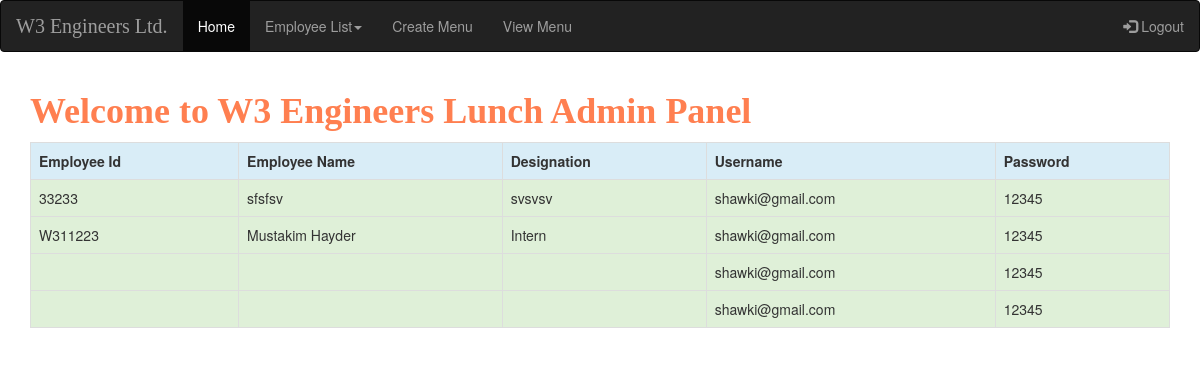
Page /employee_list.php on the earlier database version.
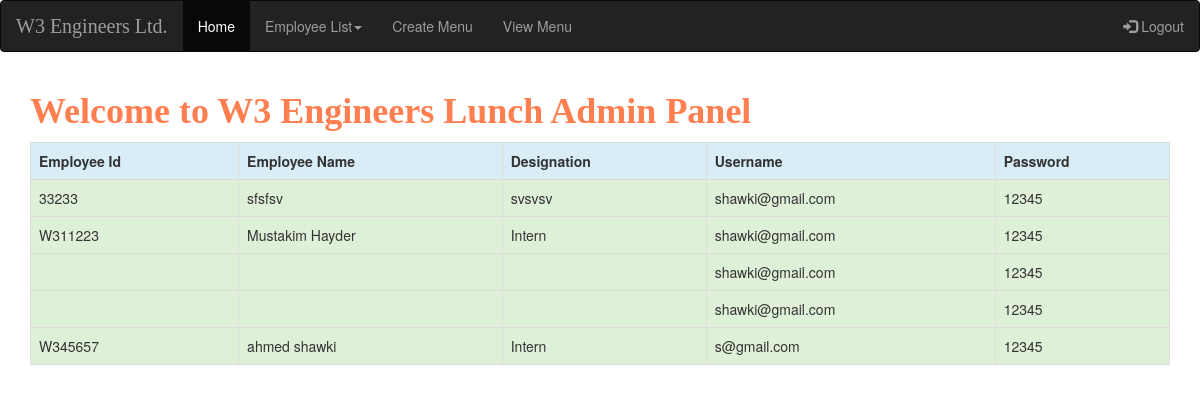
Same page on the later database version.
### tables this page shows
CREATE TABLE `user` (
  `serial_no` int(11) NOT NULL,
  `employee_id` varchar(100) NOT NULL,
  `employee_name` varchar(100) NOT NULL,
  `employee_designation` varchar(100) NOT NULL,
  `username` varchar(100) NOT NULL,
  `password` varchar(100) NOT NULL
);

### employee_list.php (the view, shortened to what this page needs)
<?php
$connect=mysqli_connect("localhost","root","","w3_lunch");
$query="select * from user";
$result=mysqli_query($connect,$query);
?>
<!DOCTYPE html>
<html lang="en">
<head>
    <link rel="stylesheet" href="https://maxcdn.bootstrapcdn.com/bootstrap/3.3.7/css/bootstrap.min.css">
    <link rel="stylesheet" type="text/css" href="css/home.css">
</head>
<body>
<nav class="navbar navbar-inverse">
    <div class="container-fluid">
        <div class="navbar-header">
            <a class="navbar-brand w3_engineers" href="index.php">W3 Engineers Ltd.</a>
        </div>
        <ul class="nav navbar-nav">
            <li class="active"><a href="login_dashboard.php">Home</a></li>
            <li class="dropdown"><a class="dropdown-toggle" data-toggle="dropdown" href="#">Employee List<span class="caret"></span></a>
            </li>
            <li><a href="#">Create Menu</a></li>
            <li><a href="view_menu.php"> View Menu</a> </li>
        </ul>
        <ul class="nav navbar-nav navbar-right">
            <li><a href="index.php"><span class="glyphicon glyphicon-log-in"></span> Logout</a></li>
        </ul>
    </div>
</nav>
<div class="container">
    <h1 class="lunch_header">Welcome to W3 Engineers Lunch Admin Panel
    </h1>
    <div class="table-responsive">
        <table class="table table-bordered table-striped">
            <tr>
                <th class="info">Employee Id</th>
                <th class="info">Employee Name</th>
                <th class="info">Designation</th>
                <th class="info">Username</th>
                <th class="info">Password</th>
            </tr>
            <?php
            while($row = mysqli_fetch_array($result))
            {
                echo '
      <tr class="success">
       <td>'.$row["employee_id"].'</td>
       <td>'.$row["employee_name"].'</td>
       <td>'.$row["employee_designation"].'</td>
        <td>'.$row["username"].'</td>
         <td>'.$row["password"].'</td>
      </tr>
      ';
            }
            ?>
        </table>
    </div>
</div>
</body>
</html>

### css/home.css (style rules this page uses)
.w3_engineers { font-family: Consolas; font-size: 20px; }
.lunch_header { font-family: Consolas; font-weight: bold; color: coral; }

Differences in the rows shown:
added user: employee "W345657", employee_name "ahmed shawki", employee_designation "Intern", username "s@gmail.com", password "12345"
